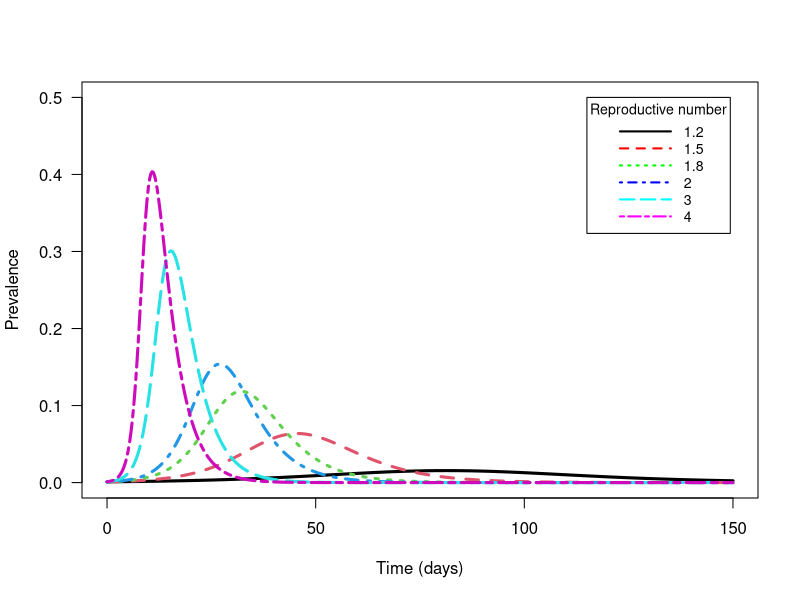

The R source for this figure:
library("deSolve")

## Vector Field for SIR model
SIR.vector.field <- function(t, vars, parms=c(beta=betavals,gamma=0.25)) {
  with(as.list(c(parms, vars)), {
    dx <- -beta*x*y # dS/dt
    dy <- beta*x*y - gamma*y # dI/dt
    vec.fld <- c(dx=dx, dy=dy)
    return(list(vec.fld)) # ode() requires a list
  })
}

## install tikzDevice
#library("tikzDevice")
#tikz("SIRsolns_graph.tex",standAlone=TRUE)

## Draw solution

## Let S0 rep initial proportion of susceptible individuals
## Let I0 rep initial proportion of infected individuals
## Let beta rep transmission rate
## Let gamma rep recovery rate
draw.soln <- function(ic=c(x=1,y=0), tmax=1,
                      times=seq(0,tmax,by=tmax/500),
                      func, parms, ... ) {
  soln <- ode(ic, times, func, parms)
  lines(times, soln[,"y"], col=i, lwd=3, ... )
}

## Plot solutions of the SIR model
tmax <- 150 # end time for numerical integration of the ODE

## draw box for plot:
plot(0,0,xlim=c(0,tmax),ylim=c(0,0.5),
     type="n",xlab="Time (days)",ylab="Prevalence",las=1)

## initial conditions:
I0 <- 0.001
S0 <- 1 - I0
R0 <- 0

## parameters
R_0vals <- c(1.2,1.5,1.8,2,3,4)
betavals <- 0.25*R_0vals
gamma <- 0.25

## draw solutions for several values of parameter beta:
R_0vals <- c(1.2,1.5,1.8,2,3,4)
betavals <- 0.25*R_0vals
for (i in 1:length(betavals)) {
  draw.soln(ic=c(x=S0,y=I0), tmax=tmax,
            func=SIR.vector.field,
            parms=c(beta=betavals[i],gamma=gamma),
            lty=i
  )
}
legend(115, 0.5, title="Reproductive number",
       legend=c("1.2", "1.5", "1.8", "2", "3", "4"),
       col=c("black", "red", "green", "blue", "cyan","magenta"),
       lty=c(1:6), lwd=2, cex=0.85, seg.len=4)
